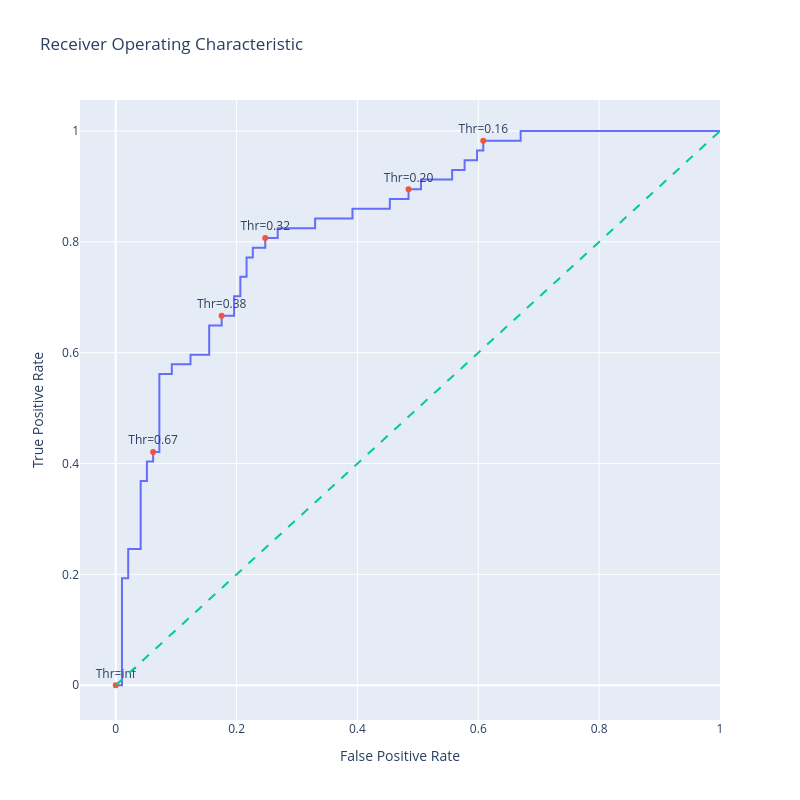

Notebook code for this chart:
### Code cell
import plotly.graph_objects as go
import numpy as np


# Generate a trace for ROC curve
trace0 = go.Scatter(
    x=fpr,
    y=tpr,
    mode='lines',
    name='ROC curve'
)

# Only label every nth point to avoid cluttering
n = 10
indices = np.arange(len(thresholds)) % n == 0  # Choose indices where index mod n is 0

trace1 = go.Scatter(
    x=fpr[indices],
    y=tpr[indices],
    mode='markers+text',
    name='Threshold points',
    text=[f"Thr={thr:.2f}" for thr in thresholds[indices]],
    textposition='top center'
)


# Diagonal line
trace2 = go.Scatter(
    x=[0, 1],
    y=[0, 1],
    mode='lines',
    name='Random (Area = 0.5)',
    line=dict(dash='dash')
)

data = [trace0, trace1, trace2]

# Define layout with square aspect ratio
layout = go.Layout(
    title='Receiver Operating Characteristic',
    xaxis=dict(title='False Positive Rate'),
    yaxis=dict(title='True Positive Rate'),
    autosize=False,
    width=800,
    height=800,
    showlegend=False
)

# Define figure and add data
fig = go.Figure(data=data, layout=layout)

# Show figure
fig.show()

### Figure 1 — Plotly figure (JSON) as saved in the notebook; plotly's stock layout.template omitted (floating-point values rounded to 4 significant figures)
{"data": [{"mode": "lines", "name": "ROC curve", "type": "scatter", "x": [0.0, 0.01031, 0.01031, 0.02062, 0.02062, 0.04124, 0.04124, 0.05155, 0.05155, 0.06186, 0.06186, 0.07216, 0.07216, 0.09278, 0.09278, 0.1237, 0.1237, 0.1546, 0.1546, 0.1753, 0.1753, 0.1959, 0.1959, 0.2062, 0.2062, 0.2165, 0.2165, 0.2268, 0.2268, 0.2474, 0.2474, 0.268, 0.268, 0.3299, 0.3299, 0.3918, 0.3918, 0.4536, 0.4536, 0.4845, 0.4845, 0.5052, 0.5052, 0.5567, 0.5567, 0.5773, 0.5773, 0.5979, 0.5979, 0.6082, 0.6082, 0.6701, 0.6701, 1.0], "y": [0.0, 0.0, 0.193, 0.193, 0.2456, 0.2456, 0.3684, 0.3684, 0.4035, 0.4035, 0.4211, 0.4211, 0.5614, 0.5614, 0.5789, 0.5789, 0.5965, 0.5965, 0.6491, 0.6491, 0.6667, 0.6667, 0.7018, 0.7018, 0.7368, 0.7368, 0.7719, 0.7719, 0.7895, 0.7895, 0.807, 0.807, 0.8246, 0.8246, 0.8421, 0.8421, 0.8596, 0.8596, 0.8772, 0.8772, 0.8947, 0.8947, 0.9123, 0.9123, 0.9298, 0.9298, 0.9474, 0.9474, 0.9649, 0.9649, 0.9825, 0.9825, 1.0, 1.0]}, {"mode": "markers+text", "name": "Threshold points", "text": ["Thr=inf", "Thr=0.67", "Thr=0.38", "Thr=0.32", "Thr=0.20", "Thr=0.16"], "textposition": "top center", "type": "scatter", "x": [0.0, 0.06186, 0.1753, 0.2474, 0.4845, 0.6082], "y": [0.0, 0.4211, 0.6667, 0.807, 0.8947, 0.9825]}, {"line": {"dash": "dash"}, "mode": "lines", "name": "Random (Area = 0.5)", "type": "scatter", "x": [0, 1], "y": [0, 1]}], "layout": {"autosize": false, "height": 800, "showlegend": false, "title": {"text": "Receiver Operating Characteristic"}, "width": 800, "xaxis": {"title": {"text": "False Positive Rate"}}, "yaxis": {"title": {"text": "True Positive Rate"}}}}
